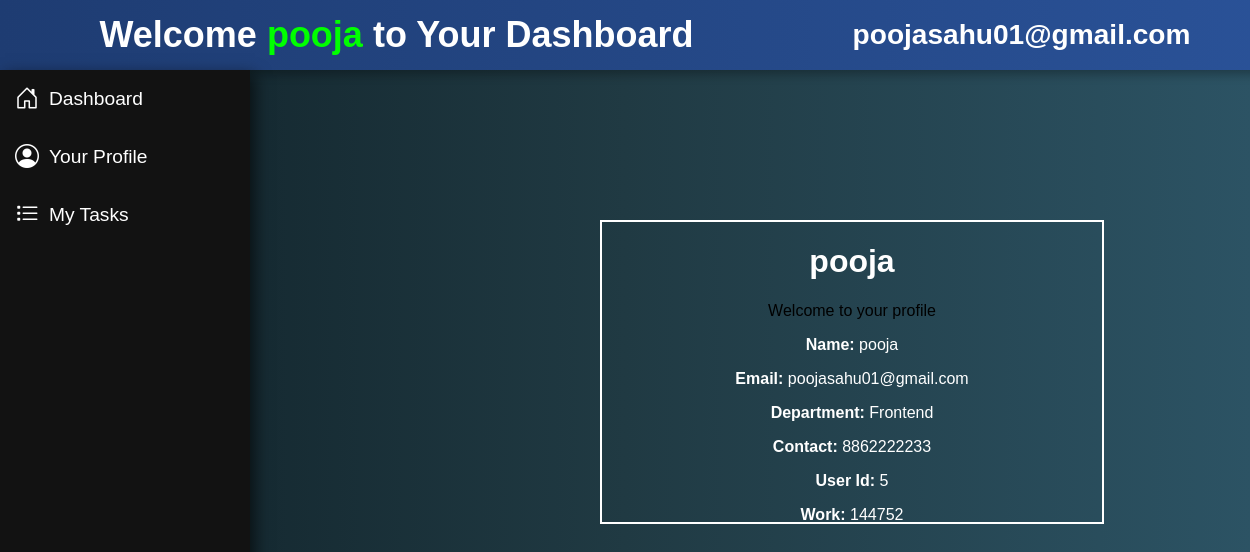
The page /profile/5/ on the database as committed earlier.
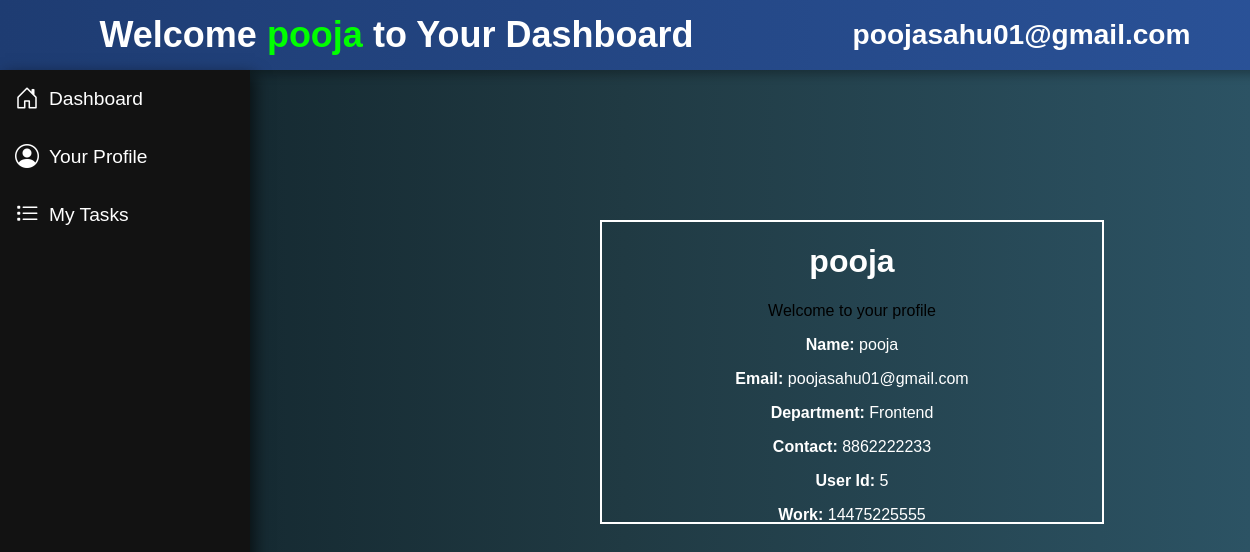
The same page on the database as committed later.
### app/models.py (models this page shows)
class EmployeeData(models.Model):
    employe_name = models.CharField(max_length=50)
    employe_email = models.EmailField()
    date_of_joining = models.DateField()
    department = models.CharField(max_length=50)
    contact_number = models.IntegerField()
    employe_password = models.CharField(max_length=50)
    your_work = models.CharField(max_length=100)

### app/views.py (the view)
def profile(request, pk):
    user = EmployeeData.objects.filter(id=pk).first()   # Get the user by primary key
    print(user)  # Debugging to see if user exists
    if user:
         user= {
            'name': user.employe_name,
            'email': user.employe_email,
            'department': user.department,
            'contact': user.contact_number,
            'work': user.your_work,
            'user_id': user.id   # Ensure user.id exists
        }
         return render(request, 'profile.html', {'data': user})
    return render(request, 'profile.html', {'error': 'User not found'})

### app/templates/profile.html (shortened to what this page needs)
{% extends "base1.html" %}
{% load static %}
{% block css %}
    <link rel="stylesheet" href="{% static 'css/profile.css' %}">
{% endblock %}
{% block Content %}
<div class="profile-container">
    <div class="profile-card">
        <div class="profile-header">
            <h1>{{ data.name }}</h1>
            <p class="profile-tagline " style="color: black;">Welcome to your profile</p>
        </div>
        <div class="profile-details">
            <div class="profile-info">
                <p><strong>Name:</strong> <span>{{ data.name }}</span></p>
                <p><strong>Email:</strong> <span>{{ data.email }}</span></p>
                <p><strong>Department:</strong> <span>{{ data.department }}</span></p>
                <p><strong>Contact:</strong> <span>{{ data.contact }}</span></p>
                <p><strong>User Id:</strong> <span>{{ data.user_id }}</span></p>
                <p><strong>Work:</strong> <span>{{ data.work }}</span></p>
            </div>
        </div>
    </div>
</div>
{% endblock %}

### app/templates/base1.html (shortened to what this page needs)
{% load static %}
<!DOCTYPE html>
<html lang="en">
<head>
    <link rel="stylesheet" href="{% static 'css/base1.css' %}">
    <link rel="stylesheet" href="https://cdn.jsdelivr.net/npm/bootstrap-icons/font/bootstrap-icons.css">
    <link rel="stylesheet" href="https://cdnjs.cloudflare.com/ajax/libs/font-awesome/6.7.2/css/all.min.css" />
    {% block css %}{% endblock %}
</head>
<body>
    <div class="topnav">
        <div><h2>Welcome <span class="user-name">{{ data.name }}</span> to Your Dashboard</h2></div>
        <div><h3 class="user-email">{{ data.email }}</h3></div>
    </div>
    <div class="sidebar">
        <ul>
            <li><a href="#"><i class="bi bi-house-door"></i> Dashboard</a></li>
            <li><a href="{% url 'profile' pk=data.user_id %}"><i class="bi bi-person-circle"></i> Your Profile</a></li>
            <li><a href="{% url 'usertask' pk=data.user_id %}"><i class="bi bi-list-task"></i> My Tasks</a></li>
        </ul>
    </div>
    <div class="main-content">
        {% block Content %}
        {% endblock %}
    </div>
</body>
</html>

### app/static/css/base1.css (style rules this page uses)
body { margin: 0; padding: 0; font-family: 'Poppins', sans-serif; background: linear-gradient(to right, #0f2027, #203a43, #2c5364); color: white; display: flex; flex-direction: column; }
.topnav { width: 100%; background: linear-gradient(to right, #1e3c72, #2a5298); color: white; text-align: center; padding: 15px 0; font-size: 1.5rem; box-shadow: 0 4px 10px rgba(0, 0, 0, 0.3); display: flex; justify-content: space-around; align-items: center; position: fixed; top: 0; left: 0; height: 70px; padding: 0 20px; z-index: 1000; }
.user-name { color: #00ff00; font-weight: bold; }
.sidebar { width: 250px; height: 100vh; background: #121212; box-shadow: 5px 5px 15px rgba(0, 0, 0, 0.6); position: fixed; left: 0; top: 70px; z-index: 1000; }
.sidebar ul { list-style: none; padding: 0; margin: 0; }
.sidebar ul li { padding: 15px; }
.sidebar ul li a { text-decoration: none; color: white; font-size: 1.2rem; display: flex; align-items: center; }
.sidebar ul li a i { margin-right: 10px; font-size: 1.5rem; }
.main-content { margin-left: 280px; padding: 20px; width: calc(100% - 280px); transition: 0.3s; margin-top: 200px; }

### app/static/css/profile.css (style rules this page uses)
.profile-container { margin-left: 300px; border: 2px solid white; height: 300px; width: 500px; text-align: center; align-items: center; align-content: center; }

Rows that differ between the two databases and show on the page:
changed EmployeeData "pooja": work "144752" → "14475225555"
